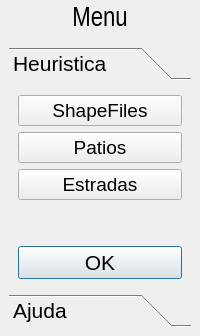
      <widget class="QFrame" name="leftContainer">
       <property name="enabled">
        <bool>true</bool>
       </property>
       <property name="sizePolicy">
        <sizepolicy hsizetype="Fixed" vsizetype="Minimum">
         <horstretch>0</horstretch>
         <verstretch>0</verstretch>
        </sizepolicy>
       </property>
       <property name="minimumSize">
        <size>
         <width>0</width>
         <height>0</height>
        </size>
       </property>
       <property name="maximumSize">
        <size>
         <width>200</width>
         <height>16777215</height>
        </size>
       </property>
       <property name="layoutDirection">
        <enum>Qt::LeftToRight</enum>
       </property>
       <property name="autoFillBackground">
        <bool>false</bool>
       </property>
       <property name="frameShape">
        <enum>QFrame::NoFrame</enum>
       </property>
       <property name="frameShadow">
        <enum>QFrame::Plain</enum>
       </property>
       <layout class="QVBoxLayout" name="verticalLayout_2">
        <property name="spacing">
         <number>6</number>
        </property>
        <property name="leftMargin">
         <number>0</number>
        </property>
        <property name="topMargin">
         <number>0</number>
        </property>
        <property name="rightMargin">
         <number>0</number>
        </property>
        <property name="bottomMargin">
         <number>0</number>
        </property>
        <item>
         <layout class="QHBoxLayout" name="Menu">
          <property name="spacing">
           <number>0</number>
          </property>
          <property name="topMargin">
           <number>6</number>
          </property>
          <item>
           <widget class="QLabel" name="label_3">
            <property name="sizePolicy">
             <sizepolicy hsizetype="Minimum" vsizetype="Minimum">
              <horstretch>0</horstretch>
              <verstretch>0</verstretch>
             </sizepolicy>
            </property>
            <property name="font">
             <font>
              <family>Arial Narrow</family>
              <pointsize>20</pointsize>
              <weight>50</weight>
              <bold>false</bold>
             </font>
            </property>
            <property name="frameShape">
             <enum>QFrame::Panel</enum>
            </property>
            <property name="frameShadow">
             <enum>QFrame::Plain</enum>
            </property>
            <property name="lineWidth">
             <number>0</number>
            </property>
            <property name="midLineWidth">
             <number>1</number>
            </property>
            <property name="text">
             <string>Menu</string>
            </property>
            <property name="alignment">
             <set>Qt::AlignCenter</set>
            </property>
           </widget>
          </item>
         </layout>
        </item>
        <item>
         <widget class="QFrame" name="frame">
          <property name="enabled">
           <bool>true</bool>
          </property>
          <property name="sizePolicy">
           <sizepolicy hsizetype="Minimum" vsizetype="Minimum">
            <horstretch>0</horstretch>
            <verstretch>0</verstretch>
           </sizepolicy>
          </property>
          <property name="minimumSize">
           <size>
            <width>0</width>
            <height>0</height>
           </size>
          </property>
          <property name="frameShape">
           <enum>QFrame::NoFrame</enum>
          </property>
          <property name="frameShadow">
           <enum>QFrame::Plain</enum>
          </property>
          <property name="lineWidth">
           <number>2</number>
          </property>
          <property name="midLineWidth">
           <number>1</number>
          </property>
          <layout class="QHBoxLayout" name="horizontalLayout_2">
           <item>
            <widget class="QToolBox" name="toolBox">
             <property name="sizePolicy">
              <sizepolicy hsizetype="Minimum" vsizetype="Minimum">
               <horstretch>0</horstretch>
               <verstretch>0</verstretch>
              </sizepolicy>
             </property>
             <property name="minimumSize">
              <size>
               <width>160</width>
               <height>0</height>
              </size>
             </property>
             <property name="font">
              <font>
               <pointsize>16</pointsize>
              </font>
             </property>
             <property name="currentIndex">
              <number>0</number>
             </property>
             <widget class="QWidget" name="programa">
              <property name="geometry">
               <rect>
                <x>0</x>
                <y>0</y>
                <width>160</width>
                <height>572</height>
               </rect>
              </property>
              <property name="layoutDirection">
               <enum>Qt::LeftToRight</enum>
              </property>
              <attribute name="label">
               <string>Heuristica</string>
              </attribute>
              <layout class="QVBoxLayout" name="verticalLayout_4">
               <property name="sizeConstraint">
                <enum>QLayout::SetDefaultConstraint</enum>
               </property>
               <item>
                <widget class="QPushButton" name="btn_shapeFiles">
                 <property name="minimumSize">
                  <size>
                   <width>104</width>
                   <height>30</height>
                  </size>
                 </property>
                 <property name="font">
                  <font>
                   <family>Arial</family>
                   <pointsize>14</pointsize>
                  </font>
                 </property>
                 <property name="cursor">
                  <cursorShape>PointingHandCursor</cursorShape>
                 </property>
                 <property name="text">
                  <string>ShapeFiles</string>
                 </property>
                 <property name="iconSize">
                  <size>
                   <width>16</width>
                   <height>16</height>
                  </size>
                 </property>
                </widget>
               </item>
               <item>
                <widget class="QPushButton" name="btn_patios">
                 <property name="font">
                  <font>
                   <family>Arial</family>
                   <pointsize>14</pointsize>
                  </font>
                 </property>
                 <property name="cursor">
                  <cursorShape>PointingHandCursor</cursorShape>
                 </property>
                 <property name="text">
                  <string>Patios</string>
                 </property>
                </widget>
               </item>
               <item>
                <widget class="QPushButton" name="btn_estradas">
                 <property name="font">
                  <font>
                   <family>Arial</family>
                   <pointsize>14</pointsize>
                  </font>
                 </property>
                 <property name="cursor">
                  <cursorShape>PointingHandCursor</cursorShape>
                 </property>
                 <property name="text">
                  <string>Estradas</string>
                 </property>
                 <property name="default">
                  <bool>false</bool>
                 </property>
                </widget>
               </item>
               <item>
                <spacer name="verticalSpacer">
                 <property name="orientation">
                  <enum>Qt::Vertical</enum>
                 </property>
                 <property name="sizeType">
                  <enum>QSizePolicy::Expanding</enum>
                 </property>
                 <property name="sizeHint" stdset="0">
                  <size>
                   <width>20</width>
                   <height>40</height>
                  </size>
                 </property>
                </spacer>
               </item>
               <item>
                <widget class="QDialogButtonBox" name="buttonBox">
                 <property name="sizePolicy">
                  <sizepolicy hsizetype="Minimum" vsizetype="Fixed">
                   <horstretch>0</horstretch>
                   <verstretch>0</verstretch>
                  </sizepolicy>
                 </property>
                 <property name="cursor">
                  <cursorShape>PointingHandCursor</cursorShape>
                 </property>
                 <property name="focusPolicy">
                  <enum>Qt::StrongFocus</enum>
                 </property>
                 <property name="layoutDirection">
                  <enum>Qt::RightToLeft</enum>
                 </property>
                 <property name="locale">
                  <locale language="Portuguese" country="Brazil"/>
                 </property>
                 <property name="orientation">
                  <enum>Qt::Vertical</enum>
                 </property>
                 <property name="standardButtons">
                  <set>QDialogButtonBox::Ok</set>
                 </property>
                 <property name="centerButtons">
                  <bool>false</bool>
                 </property>
                </widget>
               </item>
              </layout>
             </widget>
             <widget class="QWidget" name="help">
              <property name="geometry">
               <rect>
                <x>0</x>
                <y>0</y>
                <width>160</width>
                <height>572</height>
               </rect>
              </property>
              <attribute name="label">
               <string>Ajuda</string>
              </attribute>
              <layout class="QVBoxLayout" name="verticalLayout_12"/>
             </widget>
            </widget>
           </item>
          </layout>
         </widget>
        </item>
       </layout>
      </widget>
